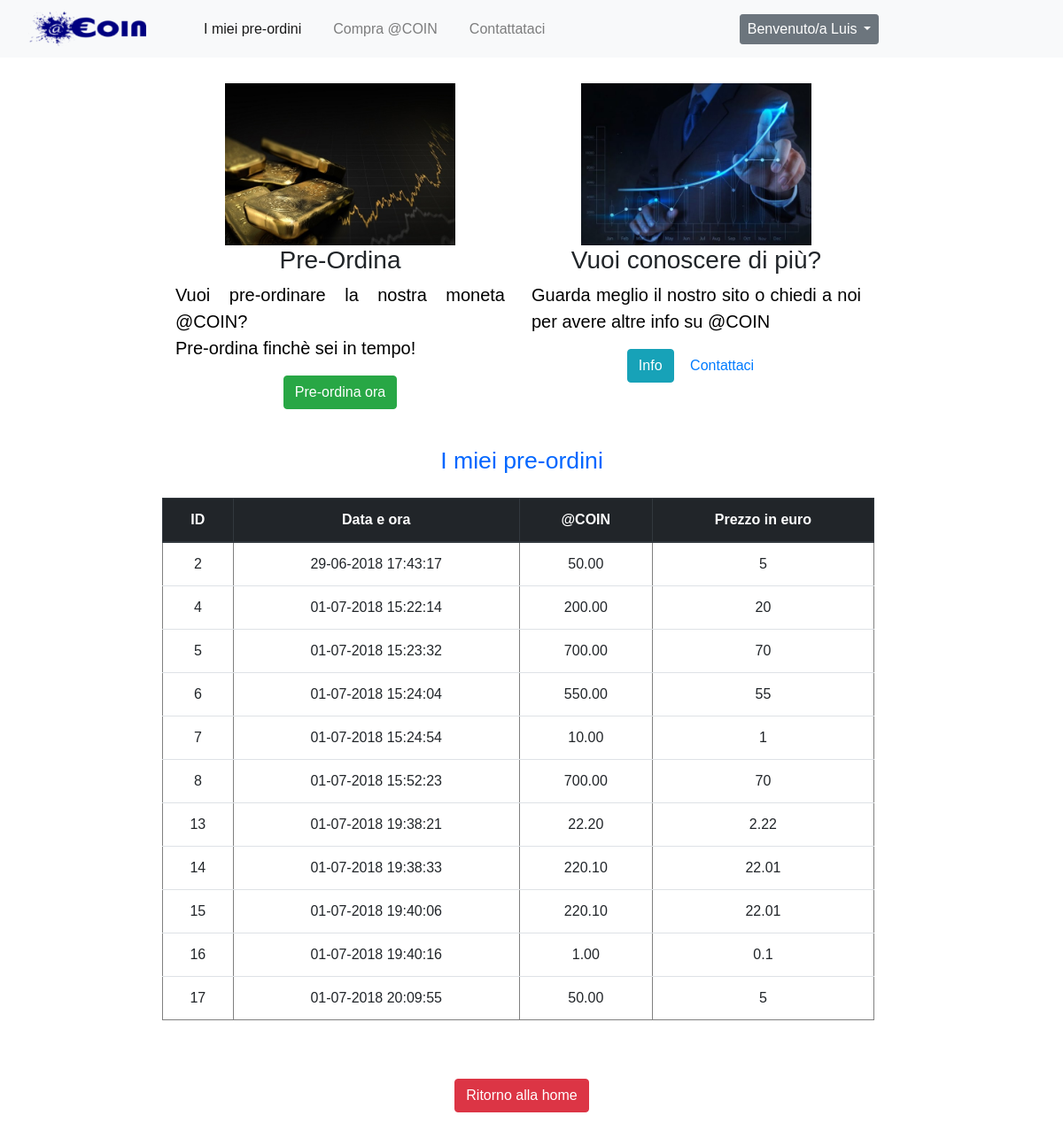
The app's page /php/visualizzazione.php (signed in) with its own data.
### tables this page shows
CREATE TABLE IF NOT EXISTS `Ordini` (
  `ID_ordine` int(11) NOT NULL AUTO_INCREMENT,
  `dataOra` timestamp NOT NULL DEFAULT CURRENT_TIMESTAMP ON UPDATE CURRENT_TIMESTAMP,
  `coin` decimal(10,2) NOT NULL,
  `prezzo_unitario_euro` decimal(10,2) NOT NULL,
  `ID_cliente` int(11) DEFAULT NULL,
  PRIMARY KEY (`ID_ordine`)
);

### php/visualizzazione.php (the view, shortened to what this page needs)
<!doctype html>
<html>
<head>
  <link rel="stylesheet" href="https://maxcdn.bootstrapcdn.com/bootstrap/4.1.0/css/bootstrap.min.css">
  <link href="../css/StyleMenu.css" rel="stylesheet" type="text/css">
</head>
<body style="font-family: Helvetica, Sans-Serif">
  <?php
  $username = $_SESSION['username'];
  ?>
  <div id="menu">
    <nav class="navbar navbar-expand-lg navbar-light bg-light">
      <div class="collapse navbar-collapse" id="navbarTogglerDemo01">
        <a class="navbar-brand" href="../index.html">
          <img class="logoMenu" src="../assets/logoMenu.png" alt="logo" />
        </a>
        <ul class="navbar-nav mr-auto mt-2 mt-lg-0">
          <li class="nav-item active">
            <a class="nav-link" href="#ordini"><span class="medio">I miei pre-ordini</span><span class="sr-only">(current)</span></a>
          </li>
          <li class="nav-item">
            <a class="nav-link" href="./compra.php"><span class="medio">Compra @COIN</span></a>
          </li>
          <li class="nav-item">
            <a class="nav-link" href="../index.html#Contatti"><span class="medio">Contattataci <ion-icon name="paper-plane"></ion-icon></span></a>
          </li>
        </ul>
        <ul class="navbar-nav mr-auto mt-2 mt-lg-0">
          <li class="nav-item a">
            <div class="dropdown">
              <button class="btn btn-secondary btn-sm dropdown-toggle" type="button" id="dropdownMenuButton" data-toggle="dropdown" aria-haspopup="true" aria-expanded="false">
                <ion-icon name="lock"></ion-icon><span class="medio"> Benvenuto/a <?php echo $username ?> </span>
              </button>
            </div>
          </li>
        </ul>
      </div>
    </nav>
  </div>
  <br>
  <div class="center_div">
    <div class="row center">
      <div class="col">
        <div class="thumbnail">
          <img src="../assets/Borsa.jpg" width="70%" height="70%" alt="img1">
          <div class="caption">
            <h3>Pre-Ordina</h3>
            <p>Vuoi pre-ordinare la nostra moneta @COIN?<br> Pre-ordina finchè sei in tempo! <br> </p>
            <p class="center"><a href="./compra.php" class="btn btn-success" role="button">Pre-ordina ora</a></p>
          </div>
        </div>
      </div>
      <br>
      <div class="col center">
        <div class="thumbnail">
          <img src="../assets/investimento.jpeg" width="70%" height="70%" alt="img2">
          <div class="caption">
            <h3>Vuoi conoscere di più?</h3>
            <p>Guarda meglio il nostro sito o chiedi a noi per avere altre info su @COIN</p>
            <p class="center"><a href="../index.html" class="btn btn-info" role="button">Info</a> <a href="../index.html#Contatti" class="btn btn-default" role="button">Contattaci</a></p>
          </div>
        </div>
      </div>
      <br>
      <div style="margin-bottom: 10px;">
        <?php
        require './Connect.php';
        $query = "SELECT * FROM Ordini JOIN Clienti ON Ordini.ID_cliente=Clienti.ID_cliente where username='" . $username . "'";
        $ris = mysqli_query($db, $query) or die("Query fallita 1");
        echo "<a name='ordini'><br><h1 >I miei pre-ordini</h1></a><br>";
        echo "<div>";
        echo "<table class='table' border='1'; width='90%' height='80%' >
					<thead class='thead-dark'>";
        echo " 		<tr>
							<th>ID</th>
							<th>Data e ora</th>
                   			<th>@COIN</th>
							<th>Prezzo in euro</th>
				 		 </tr></thead><tbody>";
        while ($riga = mysqli_fetch_array($ris, MYSQLI_ASSOC)) {
          $prezzo = $riga['coin'] / $riga['prezzo_unitario_euro'];
          echo "<tr>";
          echo "	<td> " . $riga['ID_ordine'] . "</td>";
          echo "	<td> " . date("d-m-Y G:i:s", strtotime($riga['dataOra'])) . "</td>";
          echo "	<td> " . $riga['coin'] . "</td>";
          echo "	<td> " . $prezzo . "</td>
				</tr>";
        }
        echo "</tbody></table><br><br>";
        ?>
        <button onclick="window.location.href='../index.html';" type="button" class="btn btn-danger">Ritorno alla home</button>
      </div>
    </div>
  </div>
</body>
</html>

### css/StyleMenu.css (style rules this page uses)
body { margin: 0; }
.navbar-light .navbar-nav .nav-link { padding-left: 1rem; padding-right: 20px; }
.logoMenu { width: 75%; height: 75%; }
@media screen and (min-width: 601px) { .logoMenu { width: 80%; height: 80%; } }
.medio { font-size: 16px; }
p { color: black; font-family: Helvetica, Sans-Serif; font-size: 25px; text-align: justify; }
@media screen and (min-width: 601px) { p { font-size: 25px; } }
h1 { font-family: Helvetica, Sans-Serif; text-align: center; font-size: 50px; color: #0066ff; }
.center_div { margin: 0 auto; width: 80%; }

### php/visualizzazione.php (style rules this page uses)
table { max-width: 100%; background-color: transparent; }
.center_div { margin: 0 auto; width: 67%; margin-top: 5px; }
.center { text-align: center; }
p { font-size: 20px }
th,td { font-family: Helvetica, Sans-Serif;padding: 10px; }
h1 { font-family: Helvetica, Sans-Serif; font-size:20pt; margin:2px 2px 2px 10px; }
div { width:100%; }
button { font-family: Helvetica, Sans-Serif; font-size:20pt; margin:2px 2px 2px 10px; }

### records on screen
ordini: ID_ordine "2", dataOra "29-06-2018 17:43:17", coin "50.00", prezzo "5"
ordini: ID_ordine "4", dataOra "01-07-2018 15:22:14", coin "200.00", prezzo "20"
ordini: ID_ordine "5", dataOra "01-07-2018 15:23:32", coin "700.00", prezzo "70"
ordini: ID_ordine "6", dataOra "01-07-2018 15:24:04", coin "550.00", prezzo "55"
ordini: ID_ordine "7", dataOra "01-07-2018 15:24:54", coin "10.00", prezzo "1"
ordini: ID_ordine "8", dataOra "01-07-2018 15:52:23", coin "700.00", prezzo "70"
ordini: ID_ordine "13", dataOra "01-07-2018 19:38:21", coin "22.20", prezzo "2.22"
ordini: ID_ordine "14", dataOra "01-07-2018 19:38:33", coin "220.10", prezzo "22.01"
ordini: ID_ordine "15", dataOra "01-07-2018 19:40:06", coin "220.10", prezzo "22.01"
ordini: ID_ordine "16", dataOra "01-07-2018 19:40:16", coin "1.00", prezzo "0.1"
ordini: ID_ordine "17", dataOra "01-07-2018 20:09:55", coin "50.00", prezzo "5"

### other values on screen
$username "Luis"
